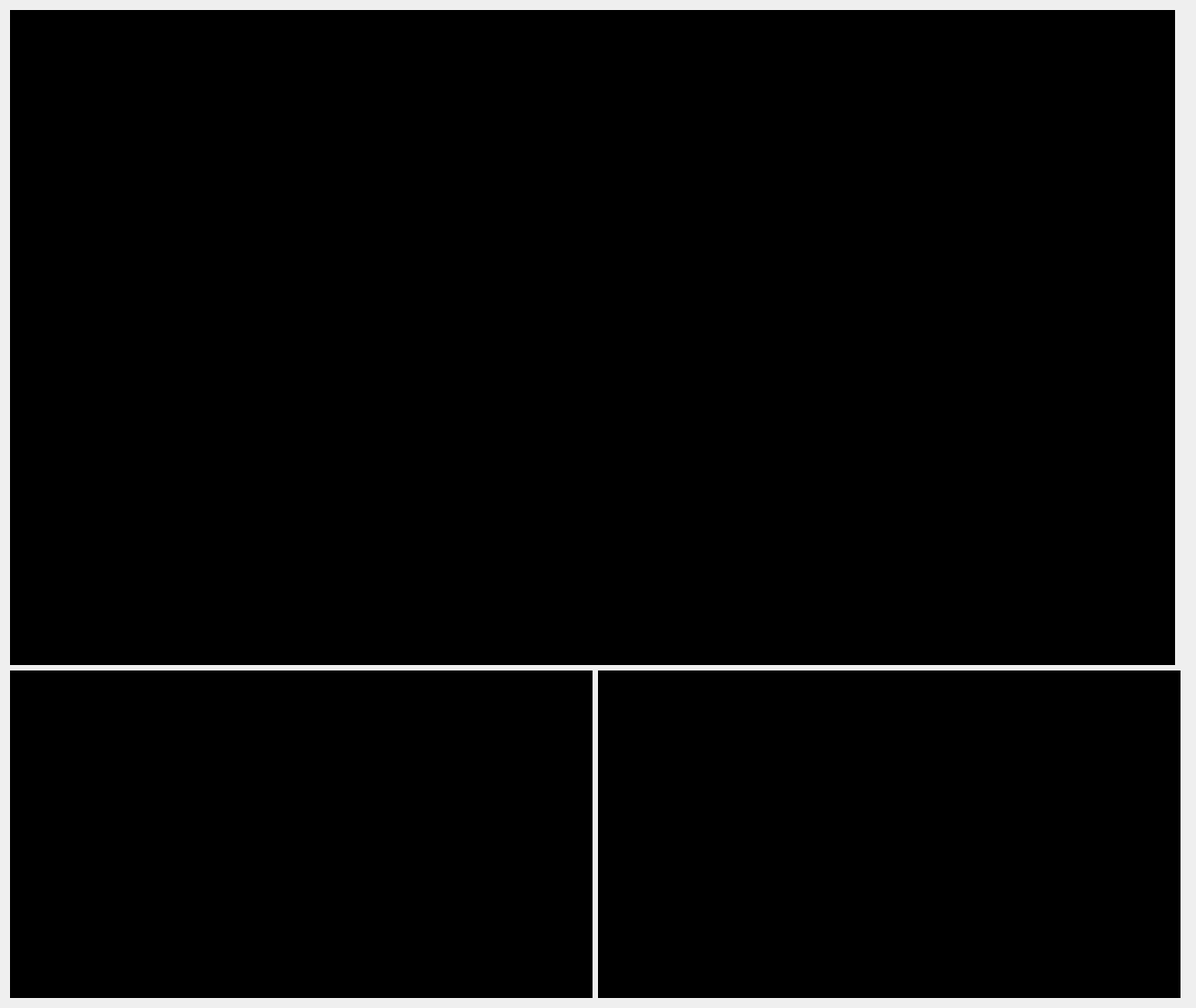
         <widget class="QWidget" name="camstab">
          <property name="enabled">
           <bool>true</bool>
          </property>
          <attribute name="title">
           <string>Tab 1</string>
          </attribute>
          <layout class="QGridLayout" name="gridLayout_4">
           <item row="0" column="0" colspan="3">
            <widget class="QLabel" name="primary_video_label">
             <property name="minimumSize">
              <size>
               <width>1280</width>
               <height>720</height>
              </size>
             </property>
             <property name="maximumSize">
              <size>
               <width>1280</width>
               <height>720</height>
              </size>
             </property>
             <property name="styleSheet">
              <string notr="true">background-color:black;</string>
             </property>
             <property name="text">
              <string/>
             </property>
            </widget>
           </item>
           <item row="1" column="0">
            <widget class="QLabel" name="secondary_video_label">
             <property name="minimumSize">
              <size>
               <width>640</width>
               <height>360</height>
              </size>
             </property>
             <property name="maximumSize">
              <size>
               <width>640</width>
               <height>360</height>
              </size>
             </property>
             <property name="styleSheet">
              <string notr="true">background-color:black;</string>
             </property>
             <property name="text">
              <string/>
             </property>
            </widget>
           </item>
           <item row="1" column="1">
            <widget class="QLabel" name="tertiary_video_label">
             <property name="minimumSize">
              <size>
               <width>640</width>
               <height>360</height>
              </size>
             </property>
             <property name="maximumSize">
              <size>
               <width>640</width>
               <height>360</height>
              </size>
             </property>
             <property name="styleSheet">
              <string notr="true">background-color:black;</string>
             </property>
             <property name="text">
              <string/>
             </property>
            </widget>
           </item>
          </layout>
         </widget>
